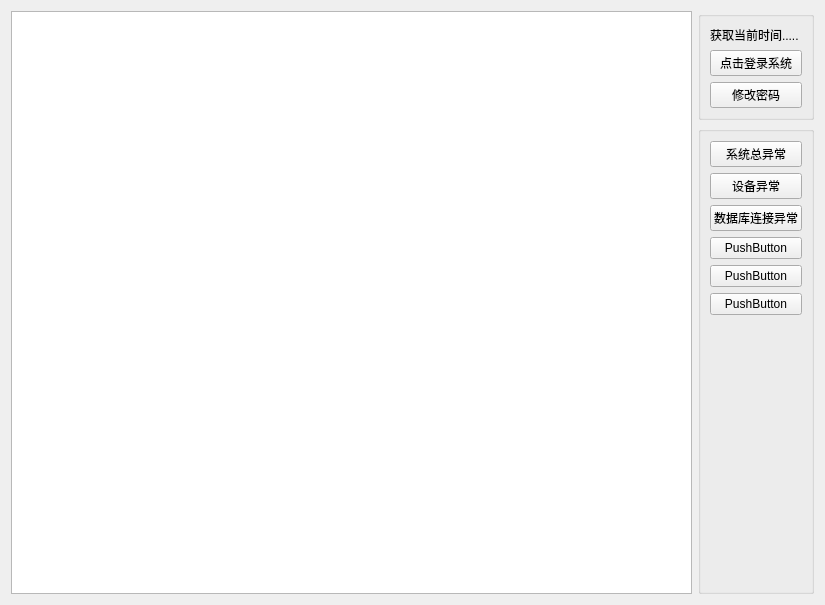
<?xml version="1.0" encoding="UTF-8"?>
<ui version="4.0">
 <class>Widget_HomePage</class>
 <widget class="QWidget" name="Widget_HomePage">
  <property name="geometry">
   <rect>
    <x>0</x>
    <y>0</y>
    <width>825</width>
    <height>605</height>
   </rect>
  </property>
  <property name="windowTitle">
   <string>Form</string>
  </property>
  <layout class="QGridLayout" name="gridLayout">
   <item row="0" column="0">
    <widget class="QPlainTextEdit" name="plainTextEdit">
     <property name="minimumSize">
      <size>
       <width>600</width>
       <height>0</height>
      </size>
     </property>
    </widget>
   </item>
   <item row="0" column="1">
    <layout class="QVBoxLayout" name="verticalLayout_3">
     <property name="sizeConstraint">
      <enum>QLayout::SetMaximumSize</enum>
     </property>
     <item>
      <widget class="QGroupBox" name="groupBox">
       <property name="maximumSize">
        <size>
         <width>200</width>
         <height>16777215</height>
        </size>
       </property>
       <property name="title">
        <string/>
       </property>
       <layout class="QVBoxLayout" name="verticalLayout">
        <item>
         <widget class="QLabel" name="label_time">
          <property name="text">
           <string>获取当前时间.....</string>
          </property>
         </widget>
        </item>
        <item>
         <widget class="QPushButton" name="pushButtonLogin">
          <property name="text">
           <string>点击登录系统</string>
          </property>
         </widget>
        </item>
        <item>
         <widget class="QPushButton" name="pushButtonChangePassword">
          <property name="text">
           <string>修改密码</string>
          </property>
         </widget>
        </item>
       </layout>
      </widget>
     </item>
     <item>
      <widget class="QGroupBox" name="groupBox_2">
       <property name="maximumSize">
        <size>
         <width>200</width>
         <height>16777215</height>
        </size>
       </property>
       <property name="title">
        <string/>
       </property>
       <layout class="QVBoxLayout" name="verticalLayout_2">
        <item>
         <widget class="QPushButton" name="pushButton_SysError">
          <property name="text">
           <string>系统总异常</string>
          </property>
         </widget>
        </item>
        <item>
         <widget class="QPushButton" name="pushButton_DeviceError">
          <property name="text">
           <string>设备异常</string>
          </property>
         </widget>
        </item>
        <item>
         <widget class="QPushButton" name="pushButton_DbError">
          <property name="text">
           <string>数据库连接异常</string>
          </property>
         </widget>
        </item>
        <item>
         <widget class="QPushButton" name="pushButton_6">
          <property name="text">
           <string>PushButton</string>
          </property>
         </widget>
        </item>
        <item>
         <widget class="QPushButton" name="pushButton_4">
          <property name="text">
           <string>PushButton</string>
          </property>
         </widget>
        </item>
        <item>
         <widget class="QPushButton" name="pushButton_3">
          <property name="text">
           <string>PushButton</string>
          </property>
         </widget>
        </item>
        <item>
         <spacer name="verticalSpacer">
          <property name="orientation">
           <enum>Qt::Vertical</enum>
          </property>
          <property name="sizeHint" stdset="0">
           <size>
            <width>20</width>
            <height>40</height>
           </size>
          </property>
         </spacer>
        </item>
       </layout>
      </widget>
     </item>
    </layout>
   </item>
  </layout>
 </widget>
 <resources/>
 <connections/>
</ui>
